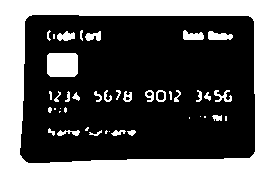
#> input picture backend-python/temp_image.png, 276 x 174 px
$ python -i main.py   (imports and definitions only)
#> lines starting #> are read from the running program, lines starting #| are printed output that depends on the picture; after the words box and inside, x2 and y2 are one past the last pixel; in counts of white or black regions, pixels touching at a corner belong together
#> further down, picture is the input picture: PIL image 276x174 L; 35.6% white; 42 white regions (13 under 20 px), largest, box (x1, y1, x2, y2) and area: (0, 0, 276, 174) 14779, (47, 53, 78, 77) 726, (208, 31, 233, 40) 166
import easyocr
import re
import base64
from io import BytesIO
from PIL import Image, ImageEnhance, ImageFilter
from collections import defaultdict
import socketserver
from http.server import BaseHTTPRequestHandler
import json
import numpy as np

# Initialize EasyOCR Reader
# [1 line that did not run here, left out]

# Function to read text from an image with details
def read_text_from_image(image_path):
    results = reader.readtext(image_path, detail=1)
    return results

# Function to group text lines by their vertical position (Y-coordinate)
# [50 lines left out: functions group_lines_by_y, extract_text_lines, extract_card_info_from_lines, not called in this run]

def preprocess_image(image):
    # Convert to grayscale
    image = image.convert('L')

    # Apply Gaussian Blur to reduce noise
    image = image.filter(ImageFilter.GaussianBlur(radius=1))
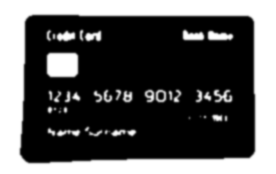
#> image: PIL image 276x174 L; min 0, max 255, mean 90.8

    # Increase contrast
    enhancer = ImageEnhance.Contrast(image)
    image = enhancer.enhance(2.5)
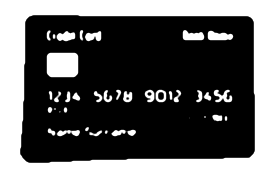
#> image: PIL image 276x174 L; min 0, max 255, mean 92.5

    # Apply adaptive thresholding (using OpenCV via numpy arrays)
    image = Image.fromarray(np.array(image))
    image = image.point(lambda p: p > 100 and 255)  # Simple thresholding
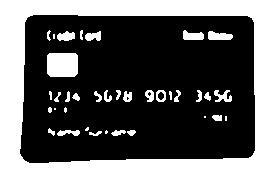
#> image: PIL image 276x174 L; 36% white; 37 white regions (7 under 20 px), largest, box (x1, y1, x2, y2) and area: (0, 0, 276, 174) 14806, (47, 53, 78, 77) 726, (208, 31, 233, 40) 173
    image = image.filter(ImageFilter.MedianFilter(size=3))
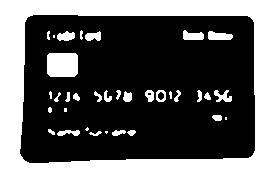
#> image: PIL image 276x174 L; 35.9% white; 35 white regions (7 under 20 px), largest, box (x1, y1, x2, y2) and area: (0, 0, 276, 174) 14807, (47, 53, 78, 77) 726, (208, 31, 233, 40) 174

    # Further sharpen the image to make edges more distinct
    image = image.filter(ImageFilter.UnsharpMask(radius=2, percent=150, threshold=3))

    return image

# Function to decode base64 image and save as a temporary file
# [25 lines left out: functions decode_base64_image, process_card_image_from_base64, not called in this run]

class MyHandler(BaseHTTPRequestHandler):
    # [34 lines left out: functions _set_cors_headers, do_OPTIONS, do_POST, not called in this run]

# [1 line that did not run here, left out]
# [1 line not run here, left out]

>>> from PIL import Image
>>> picture = Image.open('temp_image.png')
>>> result = preprocess_image(picture)
